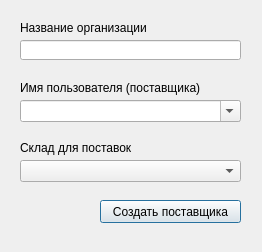
<?xml version="1.0" encoding="UTF-8"?>
<ui version="4.0">
 <class>CompanyCreateDialog</class>
 <widget class="QDialog" name="CompanyCreateDialog">
  <property name="geometry">
   <rect>
    <x>0</x>
    <y>0</y>
    <width>262</width>
    <height>252</height>
   </rect>
  </property>
  <property name="windowTitle">
   <string>Новый поставщик</string>
  </property>
  <widget class="QLineEdit" name="NameInput">
   <property name="geometry">
    <rect>
     <x>20</x>
     <y>40</y>
     <width>221</width>
     <height>20</height>
    </rect>
   </property>
  </widget>
  <widget class="QLabel" name="label">
   <property name="geometry">
    <rect>
     <x>20</x>
     <y>20</y>
     <width>221</width>
     <height>16</height>
    </rect>
   </property>
   <property name="text">
    <string>Название организации</string>
   </property>
  </widget>
  <widget class="QLabel" name="label_2">
   <property name="geometry">
    <rect>
     <x>20</x>
     <y>80</y>
     <width>221</width>
     <height>16</height>
    </rect>
   </property>
   <property name="text">
    <string>Имя пользователя (поставщика)</string>
   </property>
  </widget>
  <widget class="QPushButton" name="CreateCompanyButton">
   <property name="geometry">
    <rect>
     <x>100</x>
     <y>200</y>
     <width>141</width>
     <height>23</height>
    </rect>
   </property>
   <property name="text">
    <string>Создать поставщика</string>
   </property>
  </widget>
  <widget class="QComboBox" name="StorageSelect">
   <property name="geometry">
    <rect>
     <x>20</x>
     <y>160</y>
     <width>221</width>
     <height>22</height>
    </rect>
   </property>
  </widget>
  <widget class="QLabel" name="label_3">
   <property name="geometry">
    <rect>
     <x>20</x>
     <y>140</y>
     <width>221</width>
     <height>16</height>
    </rect>
   </property>
   <property name="text">
    <string>Склад для поставок</string>
   </property>
  </widget>
  <widget class="QComboBox" name="UserSelectInput">
   <property name="geometry">
    <rect>
     <x>20</x>
     <y>100</y>
     <width>221</width>
     <height>22</height>
    </rect>
   </property>
   <property name="editable">
    <bool>true</bool>
   </property>
  </widget>
 </widget>
 <resources/>
 <connections/>
</ui>
